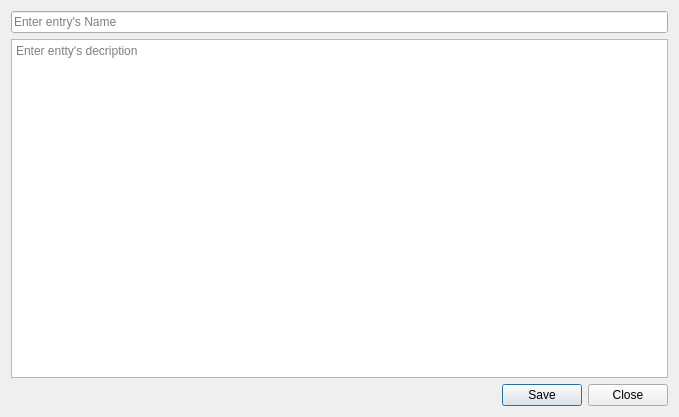
<?xml version="1.0" encoding="UTF-8"?>
<ui version="4.0">
 <class>CodexForm</class>
 <widget class="QDialog" name="CodexForm">
  <property name="geometry">
   <rect>
    <x>0</x>
    <y>0</y>
    <width>679</width>
    <height>417</height>
   </rect>
  </property>
  <property name="windowTitle">
   <string>Dialog</string>
  </property>
  <layout class="QVBoxLayout" name="verticalLayout">
   <item>
    <widget class="QLineEdit" name="nameLineEdit">
     <property name="placeholderText">
      <string>Enter entry's Name</string>
     </property>
    </widget>
   </item>
   <item>
    <widget class="QPlainTextEdit" name="descriptionTextEdit">
     <property name="placeholderText">
      <string>Enter entty's decription</string>
     </property>
    </widget>
   </item>
   <item>
    <layout class="QHBoxLayout" name="horizontalLayout">
     <item>
      <spacer name="horizontalSpacer">
       <property name="orientation">
        <enum>Qt::Orientation::Horizontal</enum>
       </property>
       <property name="sizeHint" stdset="0">
        <size>
         <width>40</width>
         <height>20</height>
        </size>
       </property>
      </spacer>
     </item>
     <item>
      <widget class="QPushButton" name="saveButton">
       <property name="text">
        <string>Save</string>
       </property>
      </widget>
     </item>
     <item>
      <widget class="QPushButton" name="closeButton">
       <property name="text">
        <string>Close</string>
       </property>
      </widget>
     </item>
    </layout>
   </item>
  </layout>
 </widget>
 <resources/>
 <connections/>
</ui>
